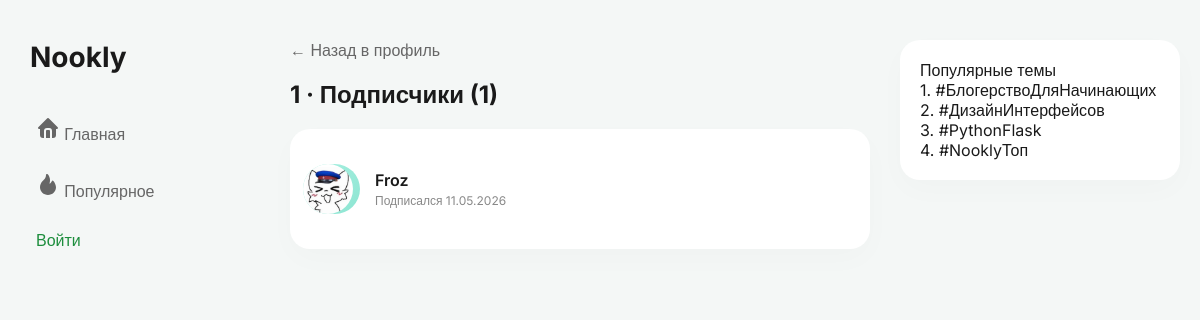
Page /profile/1/followers on the committed database.
### nookly.py (models this page shows, shortened)
class User(db.Model, UserMixin):
    id = db.Column(db.Integer, primary_key=True)
    username = db.Column(db.String(50), unique=True, nullable=False)
    password_hash = db.Column(db.String(200), nullable=False)
    avatar = db.Column(db.String(100), nullable=True, default='default_avatar.png')
    bio = db.Column(db.Text, nullable=True, default='')
    date_joined = db.Column(db.DateTime, nullable=False, default=datetime.utcnow)
    posts = db.relationship('Post', backref='author', lazy=True)

### nookly.py (the view)
@app.route('/profile/<string:username>/followers')
def followers(username):
    user = User.query.filter_by(username=username).first_or_404()
    followers_list = db.session.query(User, Follow.date_followed) \
        .join(Follow, User.id == Follow.follower_id) \
        .filter(Follow.followed_id == user.id) \
        .order_by(Follow.date_followed.desc()) \
        .all()
    return render_template('followers.html', user=user, followers=followers_list)

### templates/followers.html (shortened to what this page needs)
<!DOCTYPE html>
<html lang="ru">
<head>
</head>
<body>
<div class="app-container">
    <div class="sidebar">
        <div class="logo">Nookly</div>
        <nav>
            <a href="/?sort=new" class="menu-item">
                <span>Главная</span>
            </a>
            <a href="/?sort=popular" class="menu-item">
                <span>Популярное</span>
            </a>
            {% if current_user.is_authenticated %}
            <a href="/profile/{{ current_user.username }}" class="menu-item">
                <svg xmlns="http://www.w3.org/2000/svg" width="24" height="24" viewBox="0 0 24 24" fill="currentColor">
                    <path stroke="none" d="M0 0h24v24H0z" fill="none"/>
                    <path d="M12 2a5 5 0 1 1 -5 5l.005 -.217a5 5 0 0 1 4.995 -4.783zm0 18c-4.418 0 -8 -2.015 -8 -4.5s3.582 -4.5 8 -4.5s8 2.015 8 4.5s-3.582 4.5 -8 4.5z"/>
                </svg>
                <span>Профиль</span>
            </a>
            <br><br><a href="/logout" class="menu-item pc-only" style="color: #d93025;">
            <svg xmlns="http://www.w3.org/2000/svg" width="24" height="24" viewBox="0 0 24 24" fill="currentColor">
                <path stroke="none" d="M0 0h24v24H0z" fill="none"/>
                <path d="M12 5a1 1 0 0 1 0 2h-6a1 1 0 0 0 -1 1v10a1 1 0 0 0 1 1h10a1 1 0 0 0 1 -1v-6a1 1 0 0 1 2 0v6a3 3 0 0 1 -3 3h-10a3 3 0 0 1 -3 -3v-10a3 3 0 0 1 3 -3zm3 -2h5l.075 .003l.126 .017l.111 .03l.111 .044l.098 .052l.096 .067l.09 .08q .054 .053 .097 .112l.071 .11l.054 .114l.035 .105l.03 .148l.006 .118v5a1 1 0 0 1 -2 0v-2.586l-7.293 7.293a1 1 0 0 1 -1.414 -1.414l7.291 -7.293h-2.584a1 1 0 0 1 0 -2"/>
            </svg>
            <span>Выйти</span>
        </a>
            {% else %}
            <a href="/login" class="menu-item pc-only" style="color: #1e8e3e;">
                <span>Войти</span>
            </a>
            {% endif %}
        </nav>
    </div>
    <div class="feed">
        <a href="/profile/{{ user.username }}" class="back-link">← Назад в профиль</a>
        <h1 class="page-title">{{ user.username }} · Подписчики ({{ followers|length }})</h1>
        <div class="card">
            {% if followers %}
            {% for follower, date in followers %}
            <div class="follower-item">
                <div class="follower-avatar">
                    {% if follower.avatar %}
                    <img src="/media/{{ follower.avatar }}" alt="{{ follower.username }}" class="follower-avatar">
                    {% else %}
                    {{ follower.username[0]|upper }}
                    {% endif %}
                </div>
                <div class="follower-info">
                    <a href="/profile/{{ follower.username }}" class="follower-username">{{ follower.username }}</a>
                    <div class="follower-date">Подписался {{date.strftime('%d.%m.%Y') }}</div>
                </div>
            </div>
            {% endfor %}
            {% else %}
            <div class="no-followers">Пока нет подписчиков</div>
            {% endif %}
        </div>
    </div>
    <div class="right-sidebar">
        <div class="card">
            <div class="widget-title">Популярные темы</div>
            <div class="topic-item">1. #БлогерствоДляНачинающих</div>
            <div class="topic-item">2. #ДизайнИнтерфейсов</div>
            <div class="topic-item">3. #PythonFlask</div>
            <div class="topic-item">4. #NooklyТоп</div>
        </div>
    </div>
</div>
</body>
</html>

### templates/followers.html (style rules this page uses)
* { box-sizing: border-box; margin: 0; padding: 0; font-family: 'Inter', sans-serif; }
body { background-color: #f4f7f6; color: #1a1a1a; }
.app-container { display: grid; grid-template-columns: 240px minmax(400px, 600px) 280px; gap: 30px; max-width: 1200px; margin: 40px auto; padding: 0 20px; align-items: start; }
.card { background: #ffffff; border-radius: 20px; padding: 20px; box-shadow: 0 10px 30px rgba(0,0,0,0.02); margin-bottom: 20px; }
.sidebar { position: sticky; top: 40px; }
.logo { font-size: 28px; font-weight: 700; margin-bottom: 30px; padding-left: 10px; }
.menu-item { display: block; padding: 12px 16px; color: #666; text-decoration: none; font-weight: 500; border-radius: 12px; margin-bottom: 5px; transition: all 0.2s; }
.page-title { font-size: 24px; font-weight: 700; margin-bottom: 20px; }
.back-link { display: inline-block; margin-bottom: 20px; color: #666; text-decoration: none; }
.follower-item { display: flex; align-items: center; padding: 15px 0; border-bottom: 1px solid #f0f0f0; }
.follower-item:last-child { border-bottom: none; }
.follower-avatar { width: 50px; height: 50px; background: linear-gradient(135deg, #a8f0e1 0%, #8de5d2 100%); border-radius: 50%; display: flex; align-items: center; justify-content: center; font-weight: 600; color: #004d40; font-size: 20px; margin-right: 15px; object-fit: cover; }
.follower-info { flex: 1; }
.follower-username { font-weight: 600; color: #1a1a1a; text-decoration: none; font-size: 16px; }
.follower-date { font-size: 12px; color: #888; margin-top: 3px; }

### rows in the picture
User: username "1"
User: avatar (picture), username "Froz", strftime "11.05.2026"

### other values in the picture
{{ followers|length }} "1"
